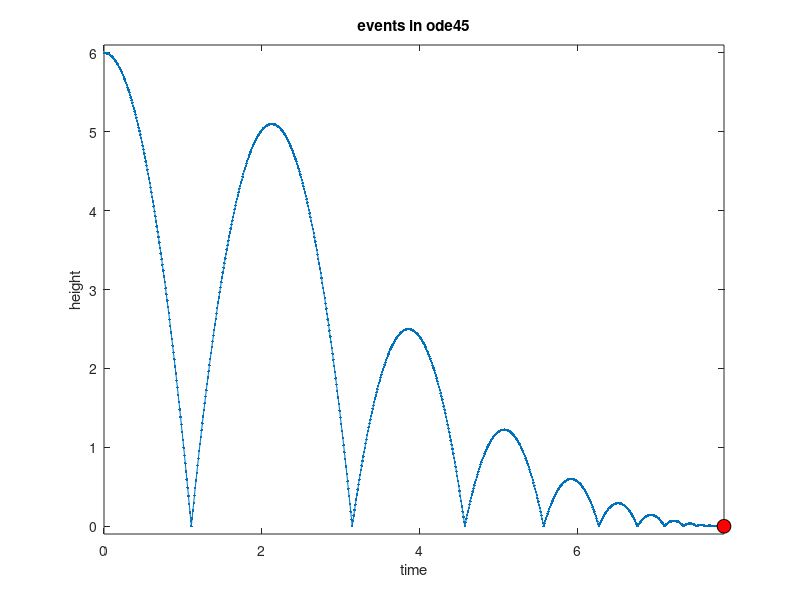

MATLAB code to generate this figure:
function bouncing_ball
    op=odeset('event',@barkhord,'initialstep',0.01,'maxstep',0.02);
    initialv=0;
    initialy=6;
    z=[];
    t=[];
    te=0;
for ii=1:15
    [T,Y,te]=ode45(@harekat,te:0.01:30,[initialy initialv],op);
    z=[z,Y(:,1)']; 
    t=[t,T(:,1)'];
    if initialv==0
      initialv=10;  
    else
    initialv=0.7*initialv;
    end
    initialy=0;
end
  masir=plot(t(1),z(1));
    hold on;
    toop= plot(t(1),z(1),'-ok','markerfacecolor','r','markersize',10);
  xlabel('time');
  ylabel('height');
  title('events in ode45');
  
   axis equal
for jj=2:length(t)
  set(toop,'xdata',t(jj),'ydata',z(jj));
  set(masir,'xdata',t(1:jj),'ydata',z(1:jj));
  
   pause(0.01);
end

end
 function [v,it,d]=barkhord(t,x)
        v=x(1)-0;
        it=1;
        d=-1;
 end
 function dx=harekat(t,x)
 dx=[0 0]';
 dx(1)=x(2);
 dx(2)=-9.81;
 end
